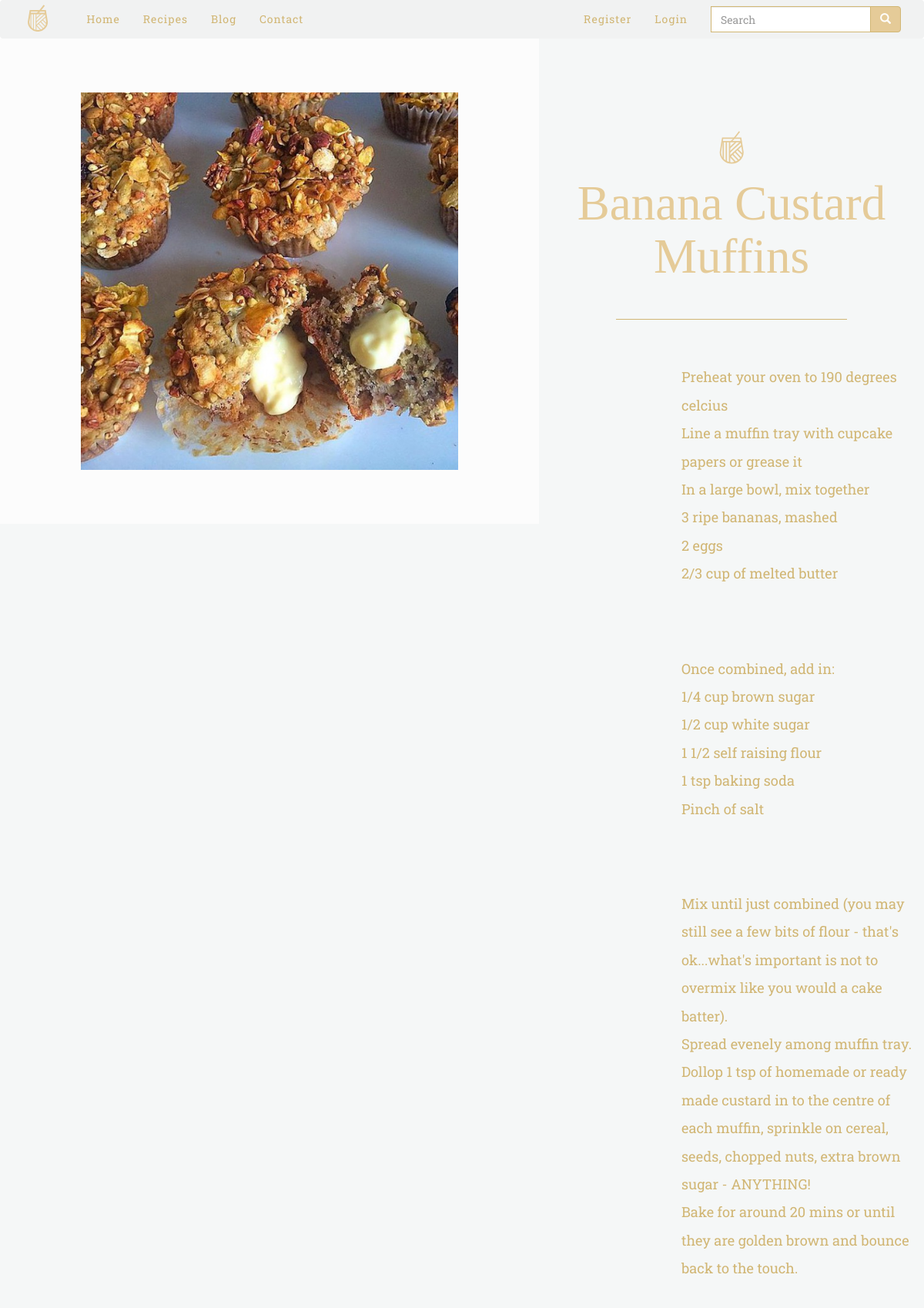
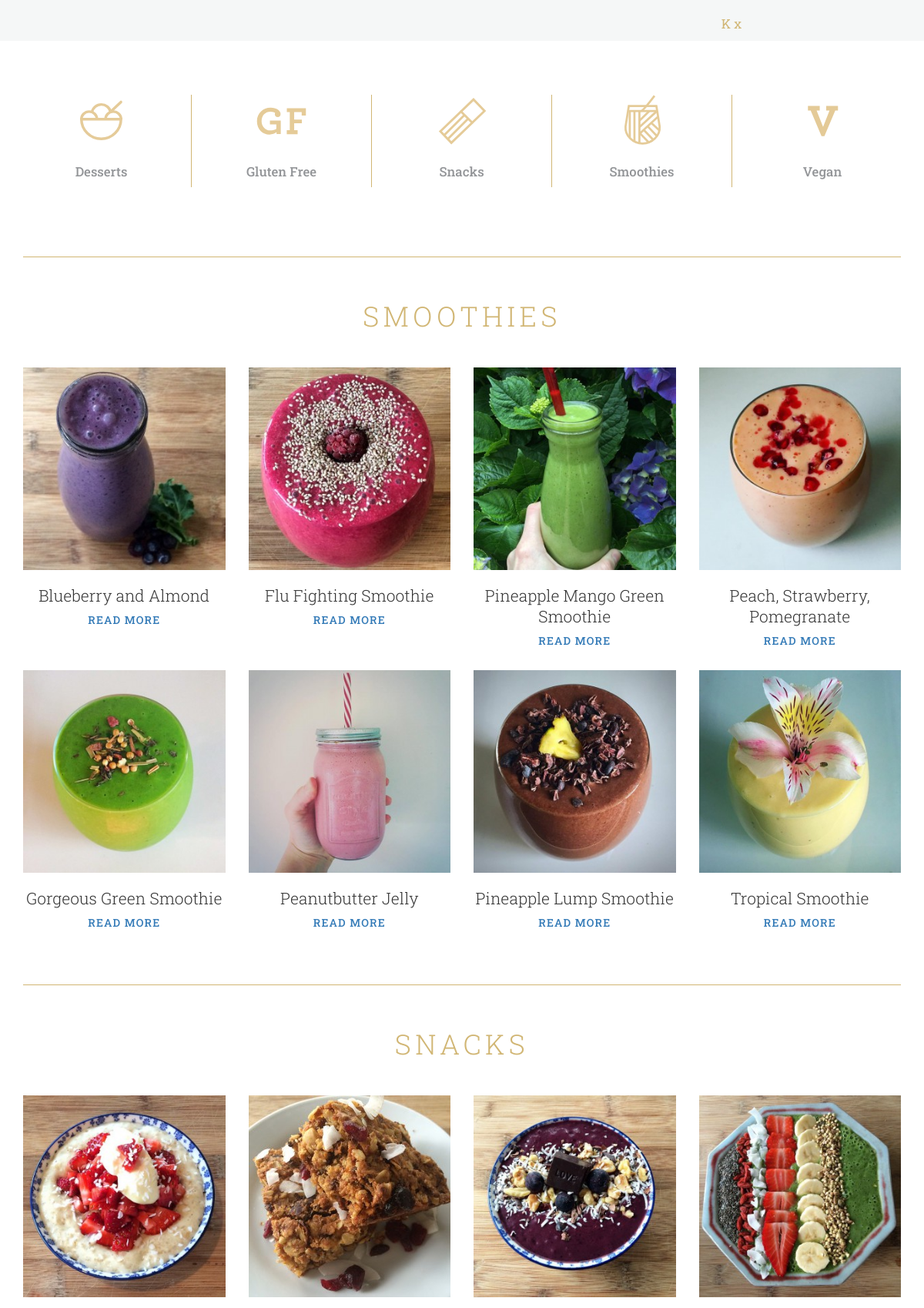
The app's page /?page=recipes (upper part) with its own data (2 pictures, top to bottom).
### tables this page shows
CREATE TABLE IF NOT EXISTS `recipes` (
`id` mediumint(8) unsigned NOT NULL,
  `title` varchar(250) NOT NULL,
  `subtitle` varchar(250) DEFAULT NULL,
  `description` text NOT NULL,
  `ingredients` text NOT NULL,
  `poster` varchar(255) DEFAULT NULL,
  `date_created` timestamp NOT NULL DEFAULT CURRENT_TIMESTAMP ON UPDATE CURRENT_TIMESTAMP,
  `category` varchar(100) NOT NULL
);

### App/Views/RecipesView.php (called while the page is built, shortened)
<?php
class RecipesView extends TemplateView
{
	public function render()
	{
		include "templates/master.inc.php";
	}
	protected function content()
	{
		extract($this->data);
		include "templates/recipes.inc.php";
	}
}

### App/Controllers/RecipesController.php (called while the page is built, shortened)
<?php
class RecipesController extends Controller
{
	public function show()
	{
		$recmain = Recipes::all("date_created", false, 1, 1);
		$smoothies = Recipes::allBy("category", "smoothie", "category", false);
		$snacks = Recipes::allBy("category", "snack", "category", true);
		$desserts = Recipes::allBy("category", "dessert", "category", false);
		$view = new RecipesView(compact('recmain', 'smoothies', 'snacks', 'desserts'));
		$view->render();
	}
}

### index.php (called while the page is built, shortened)
<?php
require "routes.php";

### App/Models/DatabaseModel.php (called while the page is built, shortened)
<?php
abstract class DatabaseModel
{
	public $data = [];
	protected static $columns = [];
	protected static $fakeColumns = [];
	private static $db;
	protected static function getDatabaseConnection()
	{
		if (! self::$db) {
			$dsn = 'mysql:host=localhost;dbname=kitk;charset=utf8';
			self::$db = new PDO($dsn, 'root', '');
		self::$db->setAttribute(PDO::ATTR_ERRMODE, PDO::ERRMODE_EXCEPTION);
		self::$db->setAttribute(PDO::ATTR_EMULATE_PREPARES, false);
		}
		return self::$db;
	}
	public static function all($sortcolumn = "", $asc = true, $pageNumber=null, $pageSize=null)
	{
		$models = [];
		$db = static::getDatabaseConnection();
		$query = "SELECT " .implode("," , static::$columns). " FROM " . static::$tableName;
		if($sortcolumn){
			$query .= " ORDER BY " .$sortcolumn;
			if($asc){
				$query .= " ASC";
			} else {
				$query .= " DESC";
			}
		}
		if($pageSize > 0 && $pageNumber > 0) {
			$firstRecord = ($pageSize * $pageNumber) - $pageSize;
			$query .= " LIMIT " .$firstRecord." , ".$pageSize;
		}
		$statement = $db->prepare($query);
		$statement->execute();
		while($record = $statement->fetch(PDO::FETCH_ASSOC))
		{
			$model = new static();
			$model->data = $record;
			array_push($models, $model);
		}
		return $models;
	}
	public static function allBy($column, $value, $sortcolumn = "", $asc = true, $pageNumber=null, $pageSize=null)
	{
		$models = [];
		$db = static::getDatabaseConnection();
		$query = "SELECT " .implode("," , static::$columns). " FROM " . static::$tableName;
		$query .= " WHERE $column =:value";
		if($sortcolumn){
			$query .= " ORDER BY " .$sortcolumn;
			if($asc){
				$query .= " ASC";
			} else {
				$query .= " DESC";
			}
		}
		$statement = $db->prepare($query);
		$statement->bindValue(":value", $value);
		$statement->execute();
		while($record = $statement->fetch(PDO::FETCH_ASSOC))
		{
			$model = new static();
			$model->data = $record;
			array_push($models, $model);
		}
		return $models;
	}
	public function __get($name)
	{
		if (in_array($name, static::$columns) || in_array($name, static::$fakeColumns)) {
           return $this->data[$name];
         }
        throw new UnexpectedValueException("Property '$name' not found in the data variable.");
    }
	public function __set($name, $value)
	{
        $this->data[$name] = $value;
 	}
}

### templates/recipes.inc.php (the view, shortened to what this page needs)
<div class="row rec-main">
	<div class="col-md-7 col-sm-12 rec-main-left">
		<?php if(count($recmain) > 0): ?>
		<?php foreach ($recmain as $recipe): ?>
			<img src="./images/poster/100h/<?= $recipe->poster ?>" alt="<?= $recipe->title ?> Recipe" class="img-responsive center-block">
	</div>
	<div class="col-md-5 col-sm-12 rec-main-right clear-fix">
		<img src="images/logo-banner.svg" class="img-responsive center-block" alt="Katie in the Kitchen logo" onerror="this.src='images/logo-banner-error.png'">
		<h1 class="heading-script"><?= $recipe->title; ?></h1>
		<hr class="underline">
			<p><?= $recipe->ingredients; ?></p>
        <?php endforeach; ?>
    	<?php else: ?>
        	<p>Recipe currently unavaliable.</p>
    	<?php endif; ?>
		<p>K x</p>
	</div>
</div>
<div class="container">
	<div class="row rec-icons">
	    <div class="icons-home col-md-5ths col-sm-4 col-xs-6">
	        <a href="#desserts"><img src="images/dessert-icon.svg" class="img-responsive center-block" onerror="this.src='images/dessert-icon-error.png'">
	            <h4>Desserts</h4>
	        </a>
	    </div>
	    <div class="icons-home col-md-5ths col-sm-4 col-xs-6">
	       <a href="#glutenfree"><img src="images/glutenfree-icon.svg" class="img-responsive center-block" onerror="this.src='images/glutenfree-icon-error.png'">
	            <h4>Gluten Free</h4>
	       </a>
	    </div>
	    <div class="icons-home col-md-5ths col-sm-4 col-xs-6">
	       <a href="#snacks"><img src="images/snacks-icon.svg" class="img-responsive center-block" onerror="this.src='images/snacks-icon-error.png'">
	            <h4>Snacks</h4>
	       </a>
	    </div>
	    <div class="icons-home col-md-5ths col-sm-4 col-xs-6">
	       <a href="#smoothies"><img src="images/smoothies-icon.svg" class="img-responsive center-block" onerror="this.src='images/smoothies-icon-error.png'">
	            <h4>Smoothies</h4>
	       </a>
	    </div>
	    <div class="icons-home col-md-5ths col-sm-4 col-xs-6">
	       <a href="#vegan"><img src="images/vegan-icon.svg" class="img-responsive center-block" onerror="this.src='images/vegan-icon-error.png'">
	            <h4>Vegan</h4>
	       </a>
	    </div>
	</div>
	<hr>
	<h1 class="heading-center" id="smoothies">SMOOTHIES</h1>
	<?php if(count($smoothies) > 0): ?>
    <div class="latest-recipes row">
        <?php foreach ($smoothies as $smoothie): ?>
            <div class="col-md-3 col-sm-6">
                    <img src="./images/poster/300h/<?= $smoothie->poster ?>" alt="<?= $smoothie->title ?> Recipe" class="img-responsive center-block">
                    <h2><?= $smoothie->title; ?></h2>
                    <h4><a href="?page=recipe&amp;id=<?= $smoothie->id; ?>">READ MORE</a></h4>
            </div>
        <?php endforeach; ?>
    <?php else: ?>
        <p>Recipe currently unavaliable.</p>
    <?php endif; ?>
    </div>
    <hr>
	<h1 class="heading-center" id="snacks">SNACKS</h1>
	<?php if(count($snacks) > 0): ?>
	<div class="latest-recipes row">
		<?php foreach ($snacks as $snack): ?>
				<div class="col-md-3 col-sm-6">
	                    <img src="./images/poster/300h/<?= $snack->poster ?>" alt="<?= $snack->title ?> Recipe" class="img-responsive center-block">
	            </div>
	        <?php endforeach; ?>
	    <?php else: ?>
	        <p>Recipe currently unavaliable.</p>
	    <?php endif; ?>
	</div>
</div>

### css/main.css (style rules this page uses)
body { font-family: 'Roboto Slab', serif; }
.icons-home { padding: 3em 0; }
.icons-home img { max-height: 65px; }
.icons-home h4 { text-align: center; color: #939598; padding-top: 1em; font-size: 1.2em; }
.icons-home a { text-decoration: none; }
hr { display: block; height: 1.5px; border-top: 1px solid #D1B674; }
.heading-center { text-align: center; font-weight: 300; letter-spacing: .15em; padding: 1em 0; color: #D1B674; }
.latest-recipes h2 { text-align: center; line-height: 1.3em; font-size: 1.5em; font-weight: 300; }
.latest-recipes h4 { text-align: center; letter-spacing: .08em; font-size: 1em; padding-bottom: 1.5em; }
.latest-recipes { padding-bottom: 1.5em; }
.heading-script { font-family: 'palm-canyon-drive'; color: #E5CB98; font-size: 3.5em; margin: 0; padding-bottom: 1em; text-align: center; }
.rec-main { background-color: #F5F7F7; margin: 0; }
.rec-main-left { padding: 0; background-color: #FCFCFC; }
.rec-main-left > img { position: relative; height: 70%; width: 70%; margin-top: 10%; margin-bottom: 10%; }
.rec-main-right { padding: 13vw 0; background-color: #F5F7F7; }
.rec-main-right > img { zoom: 0.5; padding-bottom: 2.5em; }
.rec-main-right > .heading-script { padding-bottom: 0.4em; font-size: 3em; }
.rec-main-right > p { text-align: center; color: #D1B674; }
.underline { width: 300px; }
.rec-main-right ul { padding-top: 2vh; padding-bottom: 3vh; padding-left: 22%; }
.rec-main-right ul li { color: #D1B674; list-style: none; line-height: 1.8em; font-size: 1.1em; max-width: 400px; }
.col-xs-5ths, .col-sm-5ths, .col-md-5ths, .col-lg-5ths { position: relative; min-height: 1px; padding-right: 10px; padding-left: 10px; }
@media (min-width: 768px) { .rec-main-right > .heading-script { font-size: 3.5em; } }
@media (min-width: 768px) { .rec-main-right ul { padding-left: 34%; } }
@media (min-width: 992px) { .col-md-5ths { width: 20%; float: left; } }
@media (min-width: 992px) { .rec-main-right ul { padding-left: 30%; } }
@media (min-width: 992px) { .rec-main-right { padding: 8vw 0; } }
@media (min-width: 992px) { .rec-icons { padding: 5em 0; } }
@media (min-width: 992px) { .rec-icons > .icons-home { border-right: solid 1.5px #D1B674; padding-top: 0; padding-bottom: 0; } }
@media (min-width: 992px) { .icons-home:last-child { border: none; } }
@media (min-width: 1200px) { .rec-main-left > img { width: 70%; } }
@media (min-width: 1200px) { .rec-main-right > .heading-script { font-size: 4.5em; } }
@media (min-width: 1200px) { .rec-main-right ul { padding-left: 37%; padding-top: 2.5em; padding-bottom: 3em; } }
@media (min-width: 1200px) { .rec-main-right { padding-top: 10vw; padding-bottom: 0; } }
@media (min-width: 1200px) { .rec-main-right > p { font-size: 1.2em; } }
@media (min-width: 1200px) { .rec-main-right ul li { line-height: 2em; font-size: 1.3em; } }

### records on screen
recipes: poster (picture), title "Banana Custard Muffins", ingredients "Preheat your oven to 190 degrees celcius Line a muffin tray with cupcake papers or grease it In a large bowl, mix together 3 ripe bananas, mashed 2 eggs 2/3 cup of melted butter Once combined, add in: 1/4 cup brown sugar 1/2 cup white sugar 1 1/2 self raising flour 1 tsp baking soda Pinch of salt Mix until just combined (you may still see a few bits of flour - that's ok...what's important is not to overmix like you would a cake batter). Spread evenely among muffin tray. Dollop 1 tsp of homemade or ready made custard in to the centre of each muffin, sprinkle on cereal, seeds, chopped nuts, extra brown sugar - ANYTHING! Bake for around 20 mins or until they are golden brown and bounce back to…"
recipes: poster (picture), title "Blueberry and Almond"
recipes: poster (picture), title "Flu Fighting Smoothie"
recipes: poster (picture), title "Pineapple Mango Green Smoothie"
recipes: poster (picture), title "Peach, Strawberry, Pomegranate"
recipes: poster (picture), title "Gorgeous Green Smoothie"
recipes: poster (picture), title "Peanutbutter Jelly"
recipes: poster (picture), title "Pineapple Lump Smoothie"
recipes: poster (picture), title "Tropical Smoothie"
recipes: poster (picture)
recipes: poster (picture)
recipes: poster (picture)
recipes: poster (picture)
